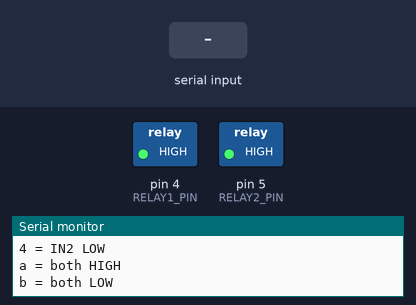
Bench run of a sketch on a simulated Arduino Uno, built with avr-gcc and run on an emulated ATmega328P. On the bench: switched loads named in the sketch (green lamp = pin HIGH), the last lines printed to the serial monitor. The inputs (shaded band) are chosen by the test bench.

Above: at 1.2 s.
1.3 s: "2" received over Serial
At 2.2 s:
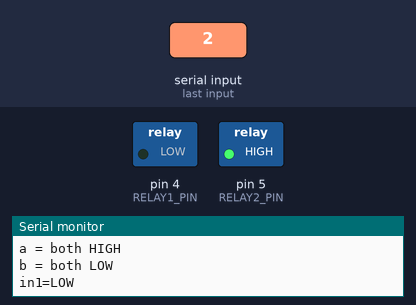
2.8 s: "b" received over Serial
At 3.3 s:
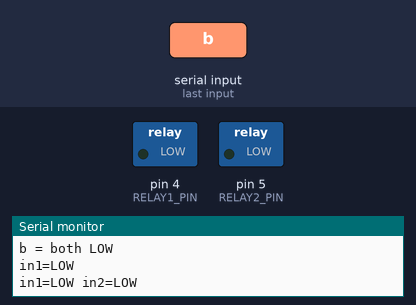
4.3 s: "1" received over Serial
At 5.5 s:
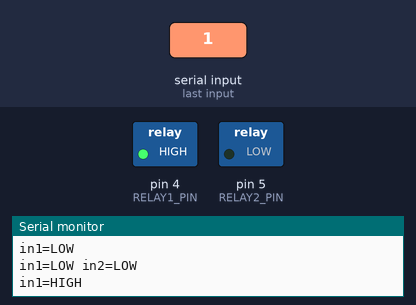
5.8 s: "3" received over Serial
At 6.8 s:
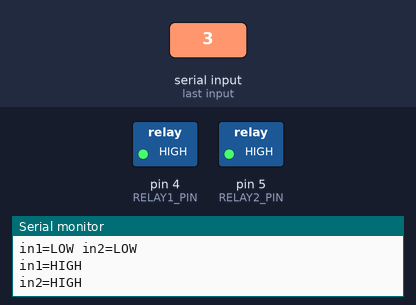
7.3 s: "4" received over Serial
At 7.9 s:
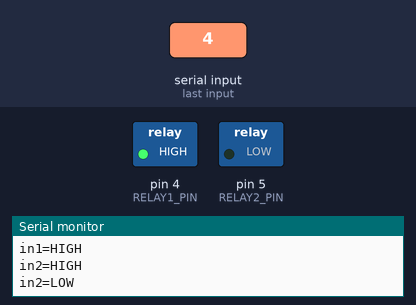
Timing chart, 0 to 9.8 s (numbered marks = the images above; inputs shaded):
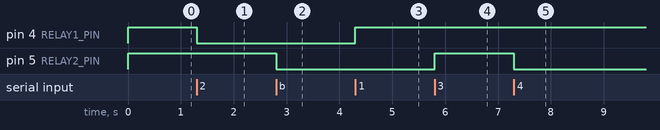

Measured:
- after the input at 1.3 s, pin 4 (RELAY1_PIN): HIGH → LOW at once
- after the input at 2.8 s, pin 5 (RELAY2_PIN): HIGH → LOW at once
- after the input at 4.3 s, pin 4 (RELAY1_PIN): LOW → HIGH at once
- after the input at 5.8 s, pin 5 (RELAY2_PIN): LOW → HIGH at once
- after the input at 7.3 s, pin 5 (RELAY2_PIN): HIGH → LOW at once

The sketch:

M12_Relay_Active_Level.ino
```cpp
constexpr byte RELAY1_PIN = 4;
constexpr byte RELAY2_PIN = 5;

void printMenu() {
  Serial.println(F("watch relay LEDs and listen for clicks"));
  Serial.println(F("if a relay turns on at LOW, it is active LOW"));
  Serial.println(F("if a relay turns on at HIGH, it is active HIGH"));
  Serial.println(F("commands:"));
  Serial.println(F("1 = IN1 HIGH"));
  Serial.println(F("2 = IN1 LOW"));
  Serial.println(F("3 = IN2 HIGH"));
  Serial.println(F("4 = IN2 LOW"));
  Serial.println(F("a = both HIGH"));
  Serial.println(F("b = both LOW"));
}

void setup() {
  digitalWrite(RELAY1_PIN, HIGH);
  digitalWrite(RELAY2_PIN, HIGH);
  pinMode(RELAY1_PIN, OUTPUT);
  pinMode(RELAY2_PIN, OUTPUT);
  digitalWrite(RELAY1_PIN, HIGH);
  digitalWrite(RELAY2_PIN, HIGH);

  Serial.begin(115200);
  Serial.println(F("BahayShield G2 M12 relay active level"));
  Serial.println(F("run with relay contacts unloaded first"));
  Serial.println(F("startup_state: in1=HIGH in2=HIGH"));
  printMenu();
}

void loop() {
  if (!Serial.available()) {
    return;
  }

  const char command = Serial.read();

  switch (command) {
    case '1':
      digitalWrite(RELAY1_PIN, HIGH);
      Serial.println(F("in1=HIGH"));
      break;
    case '2':
      digitalWrite(RELAY1_PIN, LOW);
      Serial.println(F("in1=LOW"));
      break;
    case '3':
      digitalWrite(RELAY2_PIN, HIGH);
      Serial.println(F("in2=HIGH"));
      break;
    case '4':
      digitalWrite(RELAY2_PIN, LOW);
      Serial.println(F("in2=LOW"));
      break;
    case 'a':
      digitalWrite(RELAY1_PIN, HIGH);
      digitalWrite(RELAY2_PIN, HIGH);
      Serial.println(F("in1=HIGH in2=HIGH"));
      break;
    case 'b':
      digitalWrite(RELAY1_PIN, LOW);
      digitalWrite(RELAY2_PIN, LOW);
      Serial.println(F("in1=LOW in2=LOW"));
      break;
    case '?':
      printMenu();
      break;
  }
}
```
